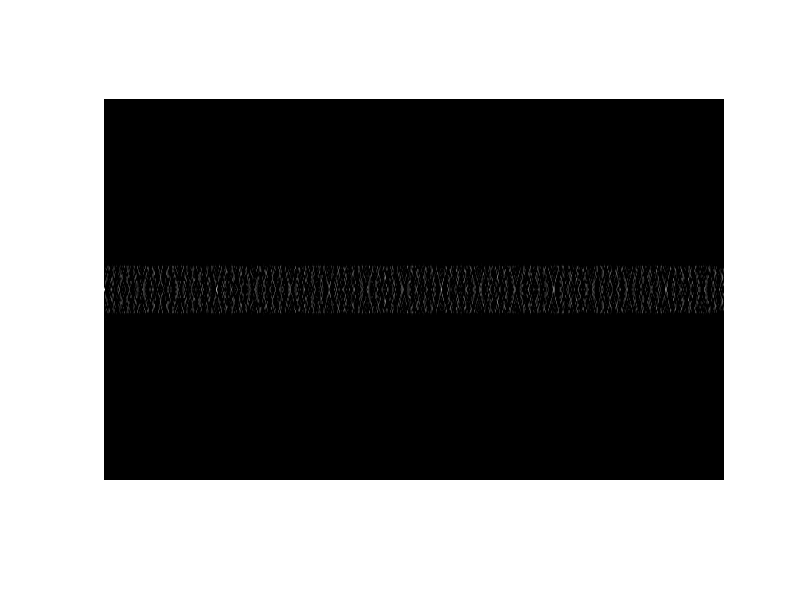
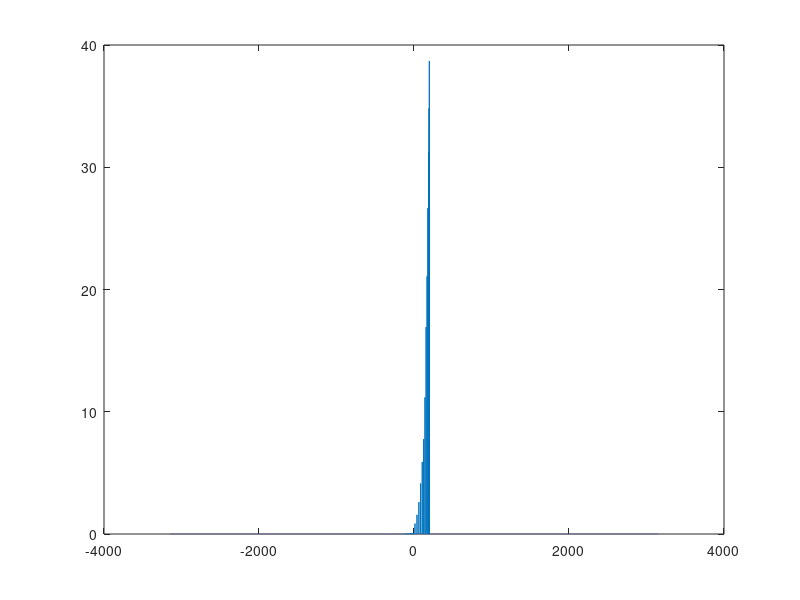

Write MATLAB code to recreate these figures, in order.
%% Finite Square Well: Split-Operator Method
%% Ref: M. D. Feit, J. A. Fleck, Jr., and A. Steiger, 
%%      "Solution of the Schrodinger Equation by a Spectral Method",
%%      Journal of Computational Physics 47, 412-433 (1982).
%% Ref: D. J. Griffiths, 
%%      "Introduction to Quantum Mechanics",
%%      ISBN 0-13-124405-1
%% 
clear all; close all;clc;
a = 48;  %% Length
M = 1/2; %% Mass
N = 512;
x = linspace(-a/2,a/2,N); x = x';
%k = N*linspace(-1/2,1/2,N); k = k';
k = -N/2:N/2-1;
k = k';
k = k*1*pi/a;
k = fftshift(k);

%Working dimensions
dt = 1e-3; %% Time step

%Working dimensions
dt = 1e-3; %% Time step
NPt = 50000;
T = dt*NPt;
NPt = 50000;

%practice dimensions
%aliasing at multiple of 5
% skipper = 5.3;
% dt = dt*skipper;
% NPt = floor(NPt/skipper);

%%-------------------------------------------------------------------------
%%
%%% Potential
V0 = 200;
V = zeros(length(x),1) - V0; % 1*((2*x).^2 - (0.6*a)^2);  %  
b = a/16;
V(x<-b) = 0;
V(x>+b) = 0;
% V(1:5) = V(1:5)-i*1e3;  %% Absorption at simulation boundary
% V(end-5:end) = V(end-5:end)-i*1e3;  %% Absorption at simulation boundary
%%%
%%-------------------------------------------------------------------------
%%
%%% initial wave packet
%% Gaussian
Phi0 = exp(-(5*(x-0*a/128)).^2); 
%
%% Odd
% mode = 3;
% Phi0 = sqrt(2/b)*sin(mode*pi*x/b);
% Phi0(x<-b) = 0;
% Phi0(x>+b) = 0;
%
%% Even
% mode = 8;
% Phi0 = sqrt(2/b)*cos(mode*pi*x/b);
% Phi0(x<-b) = 0;
% Phi0(x>+b) = 0;
%%
%%-------------------------------------------------------------------------
%%
Phi0c = conj(Phi0); %% real(Phi0)- i*imag(Phi0);
% %%
% figure(1);set(gcf,'position',[37 208 538 732]);
% plot(x,V,'r');hold on;plot(x,max(abs(real(V)))*abs(Phi0c));hold off; pause(1);
%%

GK = inline(sprintf('fftshift(exp(-(i*dt/(4*%f))*((2*pi/%f)^2)*(k.^2)))',M,a)','dt','k'); %% dt/2 kinetic energy propagator
GV = inline(sprintf('exp(-1i*dt*V)'),'dt','V'); %% Potential spatial interaction


%GKfast = fftshift(exp(-(1i*dt/(4*M))*((2*pi/a)^2)*(k.^2))); %% dt/2 kinetic energy propagator
GKfast = exp(-(1i*dt/(4*M))*(2)^2*(k.^2)); %% dt/2 kinetic energy propagator (different k)
%GK2 = fftshift(exp(-(i*dt/(2*M))*((2*pi/a)^2)*(k.^2))); %% dt kinetic energy propagator
GVfast = exp(-1i*dt*V); %% Potential spatial interaction

% plot((-(dt/(4*M))*((2*pi/a)^2)*(k.^2)));
% plot(-dt*V);
%% Do it the way that works


Phi = Phi0;
iPhi = fft(Phi0);
%Phi = ifft(iPhi.*GKfast);
%Phi = GVfast.*Phi;
Pt = zeros(1,NPt);
En = -105.99;  %% Energy eigen value

figure()
plot(Phi);

bigPhi = real(Phi);

uns = 0;
fprintf('about to do this the fast way');
tic
for nrn = 1:NPt    
    % momentum space propagation
    iPhi = iPhi.*GKfast;
    % move into physical space and apply potential operator
    Phi = ifft(iPhi);
    Phi = GVfast.*Phi;
    % move into momentum space and propagate again
    iPhi = fft(Phi);
    iPhi = iPhi.*GKfast;
    % move back into physical space and record P(t) at the sample point
    Phi = ifft(iPhi);
    
    if mod(nrn, 60) == 0
        %fprintf('plot\n');
        %figure();
        %plot(x,real(Phi));
        %hold on;
        %plot(x,V,'r');
        %hold off;
        bigPhi = [bigPhi real(Phi)];
    end
    
    Pt(nrn) = trapz(x, Phi0c.*Phi);
end
toc
%iPhi = fft(Phi);
%Phi = ifft(iPhi.*GKfast);

%make something look cool...
imshow(bigPhi);
colormap hot;

%% This way works for sure
t = linspace(0,T,NPt);
wt = (1-cos(2*pi*t/length(t)));

estep = 1;  %% Sampling period
Po = Pt(1:estep:length(Pt));
E = (1/dt)*(linspace(-pi,pi,length(Pt)));
Po = (1-cos(2*pi*t/T)).*Po;

Pe = fft(Po);
Pe = fftshift(Pe)/T;

figure();
plot(E,abs(Pe));

% %% Do it the way that helps yourself.
% 
% %practice_points = sort(randsample(1:NPt, floor(NPt/6.389) ));
% %Pder = zeros(1,NPt);
% %Pder(practice_points) = Po2(practice_points);
% 
% num_rand_samples = floor(NPt/10.521);
% sample_points = randsample(1:NPt, num_rand_samples);
% 
% max_gap = 20;
% sample_points = [sample_points 1:max_gap:NPt];
% 
% sample_points = sort(unique(sample_points));
% 
% dts = diff(sample_points)*dt;
% 
% 
% iPhi = fft(Phi0);
% Phi = ifft(iPhi.*GK(dts(1),k));
% Phi = GV(dts(1),V).*Phi;
% Pt2 = zeros(1,NPt);
% 
% tic
% for nrn = 1:length(dts)
%     dts(nrn);
%     % momentum space propagation
%     iPhi = iPhi.*GK(dts(nrn),k);
%     % move into physical space and apply potential operator
%     Phi = ifft(iPhi);
%     Phi = GV(dts(nrn),V).*Phi;
%     % move into momentum space and propagate again
%     iPhi = fft(Phi);
%     iPhi = iPhi.*GK(dts(nrn),k);
%     % move back into physical space and record P(t) at the sample point
%     Phi = ifft(iPhi);
%     Pt2(sample_points(nrn)) = trapz(x, Phi0c.*Phi);
% end
% toc
% 
% 
% 
% %% From other data...
% 
% estep = 1;  %% Sampling period
% Po2 = Pt2(1:estep:length(Pt2));
% E2 = (1/dt)*(linspace(-pi,pi,length(Pt2)));
% Po2 = (1-cos(2*pi*t/T)).*Po2;
% 
% 
% 
% % FPC_AS A_operator class
% A = A_operator( @(z) pifft(z, find(Po2)), @(z) pfft(z, find(Po2), NPt) );
% mu = 1e-14;
% [Pe2, ~] = FPC_AS(NPt, A, nonzeros(Po2), mu);
% % Hurr durr scale by T
% Pe2 = Pe2*sqrt(NPt)/T;
% Pe2 = conj(Pe2);%??????????SHIT SHIT SHIT SHIT?????????????!!!!!!!!!!!
% Pe2 = Pe2';
% Pe2 = fftshift(Pe2);
% 
% fprintf('error in compressed sensing %f \n', norm(Pe-Pe2)/norm(Pe))
% 
% 
% %%
% % figure(2);subplot(2,1,1);plot(t,real(Po));
% % title('Correlation Function ');xlabel('Time');
% % figure(2);subplot(2,1,2);plot(E,log(fliplr(abs(Pe))),'r');
% % title('Energy Spectrum');xlabel('Energy');ylabel('Power');
% % axis([-210 0 -17 5]);
% % pause(1);
% 
% %%-------------------------------------------------------------------------
% %% Analytic method: For Even Solutions (Even Wave functions)
% %%
% % z0 = b*sqrt(2*M*V0);
% % z = 0:0.01:20*pi;
% % y1 = tan(z);
% % y2 = sqrt((z0./z).^2 - 1);
% % figure(3);subplot(2,1,1);plot(z,y1,z,y2);
% % hold on;
% % plot(z,0*z,'r');
% % axis([0 45 0 35]);
% % title('tan(z)  =  [(z_0/z)^2 - 1]^{1/2}');
% % crss_n = [1.5 4.5 7.6 10.8 13.83 16.9 20.0 23.0 26.1 29.1 32.2 35.2 38.2 41.1]; 
% %% ^-- get these values by looking at the graph (approx)
% % g =  inline('tan(z) - sqrt((z0/z).^2 - 1)','z','z0');
% % for nrn = 1:14
% % zn(nrn) = fzero(@(z) g(z,z0),crss_n(nrn));
% % end
% % figure(3);subplot(2,1,1);hold on;plot(zn,tan(zn),'rx');
% % q = zn/b;
% % Em = ((q.^2)/(2*M))-V0;
% % %%
% % for nrn = 1:length(Em),
% %     figure(3);subplot(2,1,2);hold on; 
% %     plot([Em(nrn),Em(nrn)],[-17,6]); 
% % end
% %%
% % figure(3);subplot(2,1,2);
% % plot(E,log(fliplr(abs(Pe))),'r');hold on;
% % title('Energy Spectrum (Blue: Even solutions)');
% % xlabel('Energy');ylabel('Power');
% % axis([-210 0 -17 5]);
% %%
% 
% %figure(4);
% %plot(E,log(fliplr(abs(Pe))),'r');
% %hold on;
% %plot(E,log(fliplr(abs(Pe2))),'b');
% 
% figure(5);
% plot(E, abs(Pe));
% hold on;
% plot(E, abs(Pe2), 'r--');
% 
% 
% figure(6);
% plot(abs(Po));
% hold on;
% plot(abs(Po2),'rx');
% 
% 
% %%-------------------------------------------------------------------------
% 
